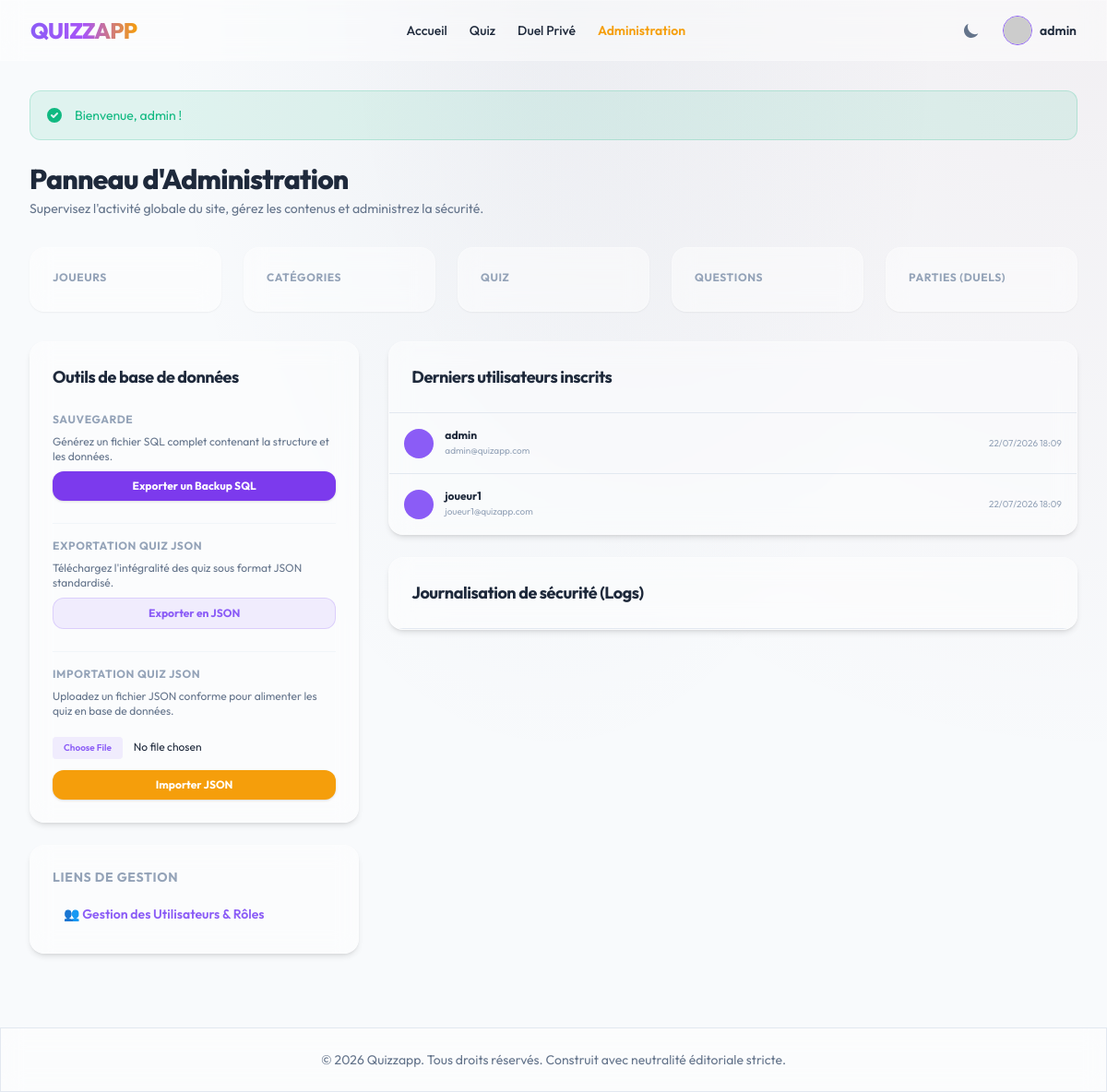
The page /admin (signed in) on the database its author committed.
### tables this page shows
CREATE TABLE `users` (
    `id` INT AUTO_INCREMENT PRIMARY KEY,
    `username` VARCHAR(50) NOT NULL UNIQUE,
    `email` VARCHAR(100) NOT NULL UNIQUE,
    `password_hash` VARCHAR(255) NOT NULL,
    `avatar_url` VARCHAR(255) DEFAULT NULL,
    `role_id` INT NOT NULL,
    `email_verified` TINYINT(1) DEFAULT 0,
    `verification_token` VARCHAR(255) DEFAULT NULL,
    `two_factor_secret` VARCHAR(255) DEFAULT NULL,
    `two_factor_enabled` TINYINT(1) DEFAULT 0,
    `reset_token` VARCHAR(255) DEFAULT NULL,
    `reset_token_expires` DATETIME DEFAULT NULL,
    `created_at` TIMESTAMP DEFAULT CURRENT_TIMESTAMP,
    `updated_at` TIMESTAMP DEFAULT CURRENT_TIMESTAMP ON UPDATE CURRENT_TIMESTAMP,
    INDEX `idx_users_role` (`role_id`),
    INDEX `idx_users_email` (`email`),
    CONSTRAINT `fk_users_role` FOREIGN KEY (`role_id`) REFERENCES `roles` (`id`) ON DELETE RESTRICT
);

### app/Controllers/AdminController.php (called while the page is built, shortened)
<?php
class AdminController
{
    public function dashboard(): void
    {
        $userCount = (int) Database::fetchColumn("SELECT COUNT(*) FROM users");
        $categoryCount = (int) Database::fetchColumn("SELECT COUNT(*) FROM categories");
        $quizCount = (int) Database::fetchColumn("SELECT COUNT(*) FROM quizzes");
        $questionCount = (int) Database::fetchColumn("SELECT COUNT(*) FROM questions");
        $matchCount = (int) Database::fetchColumn("SELECT COUNT(*) FROM matches");
        $recentUsers = Database::fetchAll("SELECT * FROM users ORDER BY created_at DESC LIMIT 5");
        $recentLogs = Database::fetchAll("SELECT l.*, u.username FROM user_logs l LEFT JOIN users u ON l.user_id = u.id ORDER BY l.created_at DESC LIMIT 5");
        View::render('admin/dashboard', [
            'stats' => [
                'users' => $userCount,
                'categories' => $categoryCount,
                'quizzes' => $quizCount,
                'questions' => $questionCount,
                'matches' => $matchCount
            ],
            'recentUsers' => $recentUsers,
            'recentLogs' => $recentLogs,
            'csrf_token' => Session::csrfToken()
        ]);
    }
}

### public/index.php (called while the page is built, shortened)
<?php
$container = new Container();
$router = new Router($container);
$router->get('/', [QuizController::class, 'index']);
$router->get('/category/{slug}', [QuizController::class, 'showCategory']);
$router->get('/quiz/{id}', [QuizController::class, 'play']);
$router->get('/quiz/dynamic/{id}', [QuizController::class, 'playDynamic']);
$router->post('/api/quiz/submit', [QuizController::class, 'submitScore'], [CSRFMiddleware::class]);
$router->post('/api/quiz/favorite', [QuizController::class, 'toggleFavorite'], [CSRFMiddleware::class]);
$router->get('/register', [AuthController::class, 'showRegister']);
$router->post('/register', [AuthController::class, 'register'], [CSRFMiddleware::class]);
$router->get('/verify-email', [AuthController::class, 'verifyEmail']);
$router->get('/login', [AuthController::class, 'showLogin']);
$router->post('/login', [AuthController::class, 'login'], [CSRFMiddleware::class]);
$router->get('/login/2fa', [AuthController::class, 'show2FA']);
$router->post('/login/2fa', [AuthController::class, 'verify2FA'], [CSRFMiddleware::class]);
$router->post('/logout', [AuthController::class, 'logout'], [AuthMiddleware::class, CSRFMiddleware::class]);
$router->get('/forgot-password', [AuthController::class, 'showForgotPassword']);
$router->post('/forgot-password', [AuthController::class, 'forgotPassword'], [CSRFMiddleware::class]);
$router->get('/reset-password', [AuthController::class, 'showResetPassword']);
$router->post('/reset-password', [AuthController::class, 'resetPassword'], [CSRFMiddleware::class]);
$router->get('/dashboard', [AuthController::class, 'dashboard'], [AuthMiddleware::class]);
$router->get('/settings', [AuthController::class, 'showSettings'], [AuthMiddleware::class]);
$router->post('/settings/profile', [AuthController::class, 'updateProfile'], [AuthMiddleware::class, CSRFMiddleware::class]);
$router->post('/settings/password', [AuthController::class, 'updatePassword'], [AuthMiddleware::class, CSRFMiddleware::class]);
$router->post('/settings/2fa/generate', [AuthController::class, 'generate2FA'], [AuthMiddleware::class, CSRFMiddleware::class]);
$router->post('/settings/2fa/enable', [AuthController::class, 'enable2FA'], [AuthMiddleware::class, CSRFMiddleware::class]);
$router->post('/settings/2fa/disable', [AuthController::class, 'disable2FA'], [AuthMiddleware::class, CSRFMiddleware::class]);
$router->post('/settings/profile/delete', [AuthController::class, 'deleteAccount'], [AuthMiddleware::class, CSRFMiddleware::class]);
$router->get('/duel', [DuelController::class, 'index'], [AuthMiddleware::class]);
$router->get('/duel/{code}', [DuelController::class, 'playRoom'], [AuthMiddleware::class]);
$router->get('/admin', [AdminController::class, 'dashboard'], [AdminMiddleware::class]);
$router->get('/admin/users', [AdminController::class, 'listUsers'], [AdminMiddleware::class]);
$router->post('/admin/users/role', [AdminController::class, 'updateUserRole'], [AdminMiddleware::class, CSRFMiddleware::class]);
$router->post('/admin/backup', [AdminController::class, 'backupDatabase'], [AdminMiddleware::class, CSRFMiddleware::class]);
$router->post('/admin/export', [AdminController::class, 'exportJSON'], [AdminMiddleware::class, CSRFMiddleware::class]);
$router->post('/admin/import', [AdminController::class, 'importJSON'], [AdminMiddleware::class, CSRFMiddleware::class]);
try {
    $router->dispatch();
} catch (Exception $e) {
    http_response_code(500);
    error_log("Internal Server Error: " . $e->getMessage() . "\n" . $e->getTraceAsString());
    echo "<h1>500 - Erreur Interne du Serveur</h1><p>Une erreur inattendue est survenue. Veuillez contacter l'administrateur.</p>";
}

### app/Core/Database.php (called while the page is built, shortened)
<?php
class Database
{
    private static ?PDO $pdo = null;
    public static function getConnection(): PDO
    {
        if (self::$pdo === null) {
            $configPath = dirname(__DIR__, 2) . '/config/database.php';
            $config = require $configPath;
            $dsn = sprintf(
                "mysql:host=%s;port=%s;dbname=%s;charset=%s",
                $config['host'],
                $config['port'],
                $config['dbname'],
                $config['charset']
            );
            try {
                self::$pdo = new PDO(
                    $dsn,
                    $config['username'],
                    $config['password'],
                    $config['options']
                );
            } catch (PDOException $e) {
                error_log("Database connection failure: " . $e->getMessage() . "\n" . $e->getTraceAsString());
                throw new Exception("Database connection failure.");
            }
        }
        return self::$pdo;
    }
    public static function query(string $sql, array $params = []): \PDOStatement
    {
        $pdo = self::getConnection();
        try {
            $stmt = $pdo->prepare($sql);
            $stmt->execute($params);
            return $stmt;
        } catch (PDOException $e) {
            error_log("Database query execution error: " . $e->getMessage() . " | SQL: " . $sql . "\n" . $e->getTraceAsString());
            throw new Exception("Erreur d'exécution de la base de données.");
        }
    }
    public static function fetchAll(string $sql, array $params = []): array
    {
        return self::query($sql, $params)->fetchAll();
    }
}

### views/admin/dashboard.php (the view, shortened to what this page needs)
<div class="space-y-8">
    <div>
        <h1 class="text-3xl font-extrabold tracking-tight">Panneau d'Administration</h1>
        <p class="text-sm text-slate-500 dark:text-slate-400 mt-1">Supervisez l'activité globale du site, gérez les contenus et administrez la sécurité.</p>
    </div>
    <div class="grid grid-cols-2 md:grid-cols-5 gap-6">
        <div class="glass-card rounded-2xl p-6 shadow-sm">
            <span class="text-xs text-slate-400 font-bold uppercase tracking-wider block mb-1">Joueurs</span>
        </div>
        <div class="glass-card rounded-2xl p-6 shadow-sm">
            <span class="text-xs text-slate-400 font-bold uppercase tracking-wider block mb-1">Catégories</span>
        </div>
        <div class="glass-card rounded-2xl p-6 shadow-sm">
            <span class="text-xs text-slate-400 font-bold uppercase tracking-wider block mb-1">Quiz</span>
        </div>
        <div class="glass-card rounded-2xl p-6 shadow-sm">
            <span class="text-xs text-slate-400 font-bold uppercase tracking-wider block mb-1">Questions</span>
        </div>
        <div class="glass-card rounded-2xl p-6 shadow-sm">
            <span class="text-xs text-slate-400 font-bold uppercase tracking-wider block mb-1">Parties (Duels)</span>
        </div>
    </div>
    <div class="grid grid-cols-1 md:grid-cols-3 gap-8">
        <div class="space-y-6">
            <div class="glass-card rounded-2xl p-6 shadow-md space-y-6">
                <h3 class="text-lg font-bold tracking-tight">Outils de base de données</h3>
                <div class="space-y-2">
                    <h4 class="text-xs font-bold uppercase tracking-wider text-slate-400">Sauvegarde</h4>
                    <p class="text-xs text-slate-500">Générez un fichier SQL complet contenant la structure et les données.</p>
                    <form action="/admin/backup" method="POST">
                        <button type="submit" class="w-full text-center py-2 px-4 rounded-xl font-bold bg-violet-600 hover:bg-violet-500 text-white text-xs shadow transition-all">
                            Exporter un Backup SQL
                        </button>
                    </form>
                </div>
                <div class="space-y-2 border-t border-slate-100 dark:border-slate-800 pt-4">
                    <h4 class="text-xs font-bold uppercase tracking-wider text-slate-400">Exportation Quiz JSON</h4>
                    <p class="text-xs text-slate-500">Téléchargez l'intégralité des quiz sous format JSON standardisé.</p>
                    <form action="/admin/export" method="POST">
                        <button type="submit" class="w-full text-center py-2 px-4 rounded-xl font-bold bg-violet-500/10 text-violet-500 hover:bg-violet-500/20 text-xs border border-violet-500/20 transition-all">
                            Exporter en JSON
                        </button>
                    </form>
                </div>
                <div class="space-y-2 border-t border-slate-100 dark:border-slate-800 pt-4">
                    <h4 class="text-xs font-bold uppercase tracking-wider text-slate-400">Importation Quiz JSON</h4>
                    <p class="text-xs text-slate-500">Uploadez un fichier JSON conforme pour alimenter les quiz en base de données.</p>
                    <form action="/admin/import" method="POST" enctype="multipart/form-data" class="space-y-3">
                        <input type="file" name="json_file" accept=".json" required
                               class="w-full text-xs text-slate-500 file:mr-3 file:py-1 file:px-3 file:rounded file:border-0 file:text-[10px] file:font-semibold file:bg-violet-500/10 file:text-violet-500 hover:file:bg-violet-500/20 file:cursor-pointer">
                        <button type="submit" class="w-full py-2 px-4 rounded-xl font-bold bg-amber-500 hover:bg-amber-400 text-white text-xs shadow transition-all">
                            Importer JSON
                        </button>
                    </form>
                </div>
            </div>
            <div class="glass-card rounded-2xl p-6 shadow-md space-y-3">
                <h3 class="text-sm font-bold uppercase tracking-wider text-slate-400">Liens de gestion</h3>
                <a href="/admin/users" class="block py-2 px-3 rounded-lg text-sm font-semibold hover:bg-slate-100 dark:hover:bg-slate-800/40 text-violet-500 transition-colors">
                    👥 Gestion des Utilisateurs & Rôles
                </a>
            </div>
        </div>
        <div class="md:col-span-2 space-y-6">
            <div class="glass-card rounded-2xl shadow-md overflow-hidden">
                <div class="p-6 border-b border-slate-200 dark:border-slate-800">
                    <h3 class="text-lg font-bold tracking-tight">Derniers utilisateurs inscrits</h3>
                </div>
                <div class="divide-y divide-slate-200 dark:divide-slate-800 text-xs">
                    <?php foreach ($recentUsers as $ru): ?>
                        <div class="p-4 flex items-center justify-between hover:bg-slate-50/50 dark:hover:bg-slate-800/20 transition-all">
                            <div class="flex items-center space-x-3">
                                <div class="w-8 h-8 rounded-full bg-violet-500 text-white font-extrabold flex items-center justify-center" x-text="String(<?php echo json_encode($ru['username']); ?>).substring(0,2).toUpperCase()"></div>
                                <div>
                                    <span class="font-bold block"><?php echo \App\Core\View::escape($ru['username']); ?></span>
                                    <span class="text-[10px] text-slate-400"><?php echo \App\Core\View::escape($ru['email']); ?></span>
                                </div>
                            </div>
                            <span class="text-[10px] text-slate-400"><?php echo date('d/m/Y H:i', strtotime($ru['created_at'])); ?></span>
                        </div>
                    <?php endforeach; ?>
                </div>
            </div>
            <div class="glass-card rounded-2xl shadow-md overflow-hidden">
                <div class="p-6 border-b border-slate-200 dark:border-slate-800">
                    <h3 class="text-lg font-bold tracking-tight">Journalisation de sécurité (Logs)</h3>
                </div>
            </div>
        </div>
    </div>
</div>

### app/Core/Router.php (shortened to what this page needs)
<?php
class Router
{
    private array $routes = [];
    private Container $container;
    public function __construct(Container $container)
    {
        $this->container = $container;
    }
    private function addRoute(string $method, string $path, array $handler, array $middlewares): void
    {
        $regexPath = preg_replace('/\{([a-zA-Z0-9_]+)\}/', '(?P<$1>[^/]+)', $path);
        $regexPath = '#^' . $regexPath . '$#';
        $this->routes[] = [
            'method' => $method,
            'path' => $path,
            'regex' => $regexPath,
            'controller' => $handler[0],
            'action' => $handler[1],
            'middlewares' => $middlewares
        ];
    }
    public function dispatch(): void
    {
        $uri = parse_url($_SERVER['REQUEST_URI'], PHP_URL_PATH);
        $method = $_SERVER['REQUEST_METHOD'] ?? 'GET';
        $effectiveMethod = $method === 'HEAD' ? 'GET' : $method;
        foreach ($this->routes as $route) {
            if ($route['method'] === $effectiveMethod && preg_match($route['regex'], $uri, $matches)) {
                $params = array_filter($matches, 'is_string', ARRAY_FILTER_USE_KEY);
                $controller = $this->container->get($route['controller']);
                $action = $route['action'];
                call_user_func_array([$controller, $action], [$params]);
                return;
            }
        }
    }
}

### views/layouts/main.php (style rules this page uses)
.premium-bg-light { background-color: #f8fafc; background-image: radial-gradient(at 0% 0%, hsla(253,16%,7%,0) 0, transparent 50%), radial-gradient(at 50% 0%, hsla(225,39%,30%,0.05) 0, transparent 50%), radial-gradient(at 100% 0%, hsla(339,49%,30%,0.05) 0, transparent 50%); }
.glass-card { background: rgba(255, 255, 255, 0.45); backdrop-filter: blur(12px); -webkit-backdrop-filter: blur(12px); border: 1px solid rgba(255, 255, 255, 0.25); }
input, select, textarea { color: #1e293b !important; }

### rows shown on the page
users: username "admin", email "admin@quizapp.com", created_at "22/07/2026 18:09"
users: username "joueur1", email "joueur1@quizapp.com", created_at "22/07/2026 18:09"
